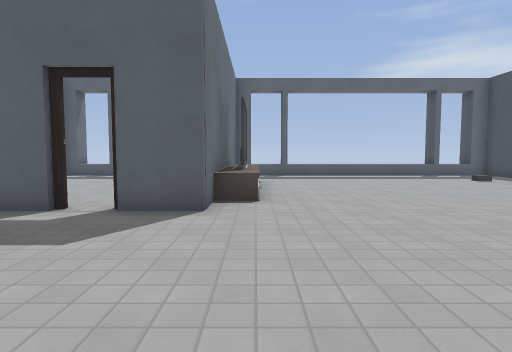
view 1 (above)

17 first-person views from a walk through a 3-D level made in the Godot game engine. The camera is 1.3 m above the floor, tilts 4° down and sees 75° across. Doors that lead somewhere are drawn open, without their leaves. The floor is counted in squares, 1.2 m on a side. Each view is taken from the middle of a square. On the plan, view 1 faces up. The plan holds only what a view shows up to about 13 squares ahead; the rest is blank. The place goes on beyond the plan. Some surface patterns are stand-ins.

view 2
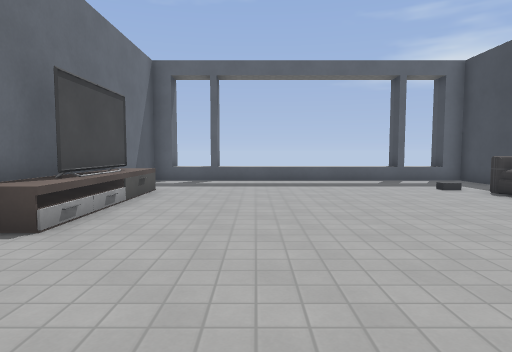

view 3
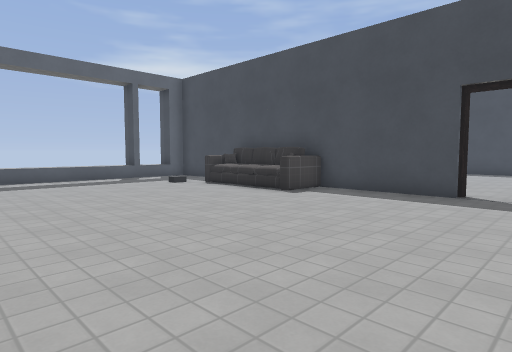

view 4
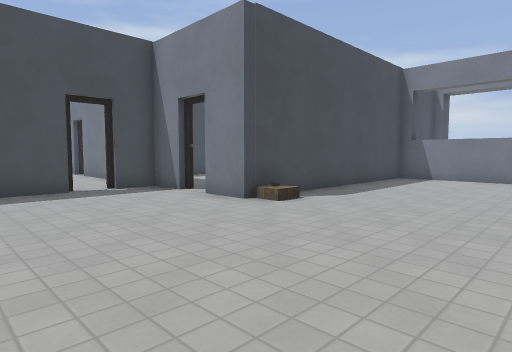

view 5
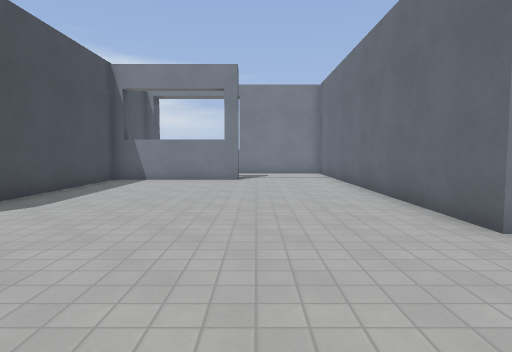

view 6
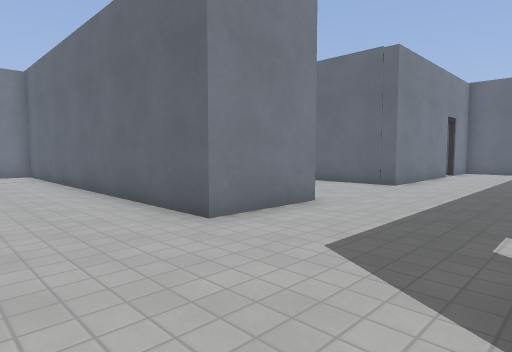

view 7
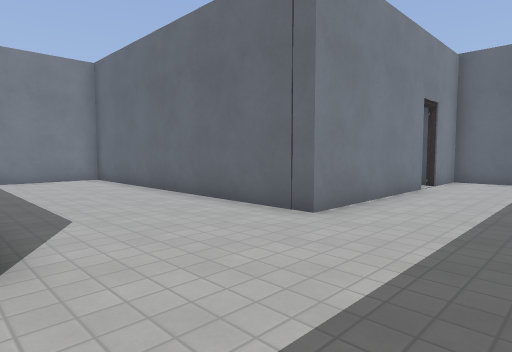

view 8
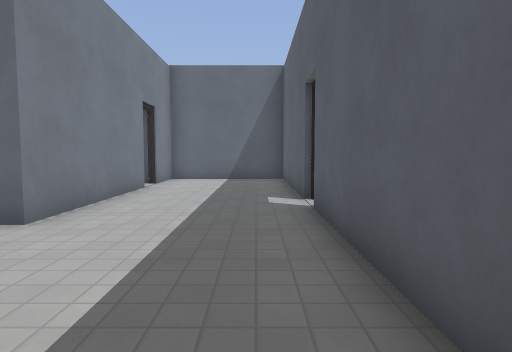

view 9
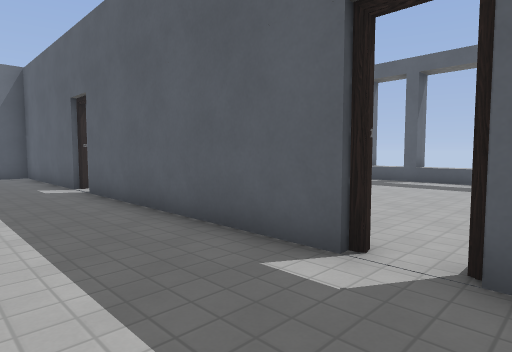

view 10
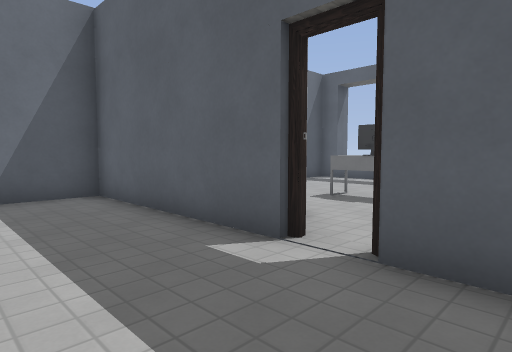

view 11
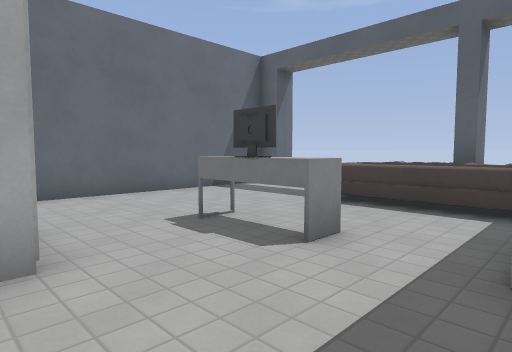

view 12
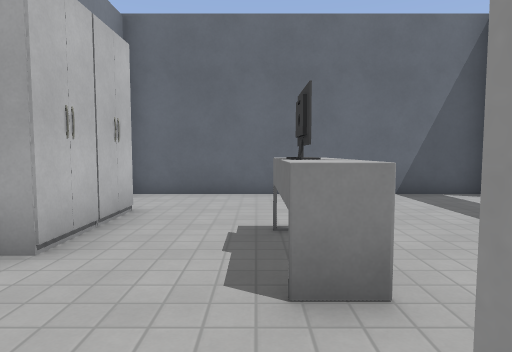

view 13
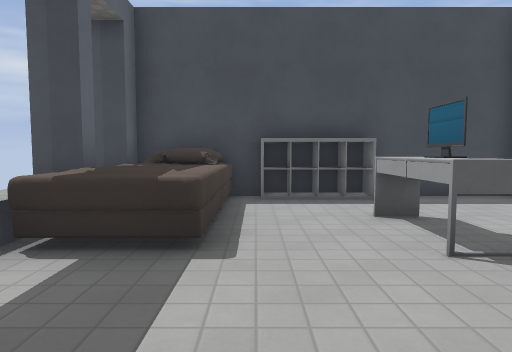

view 14
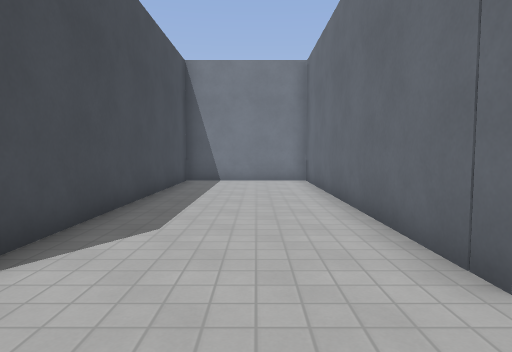

view 15
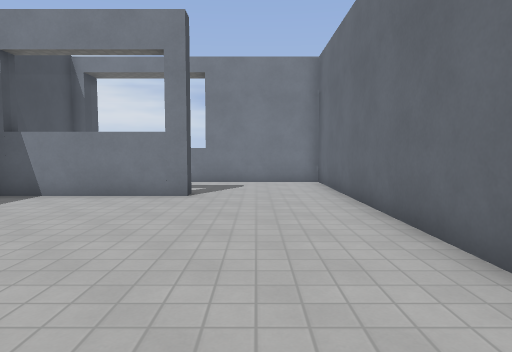

view 16
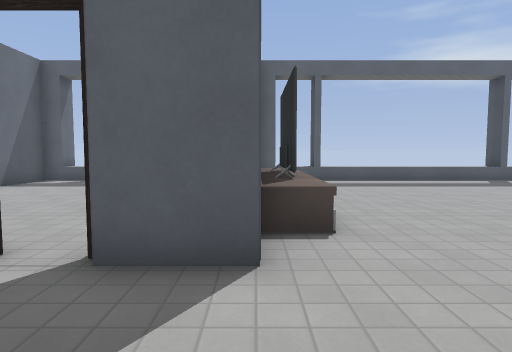

view 17
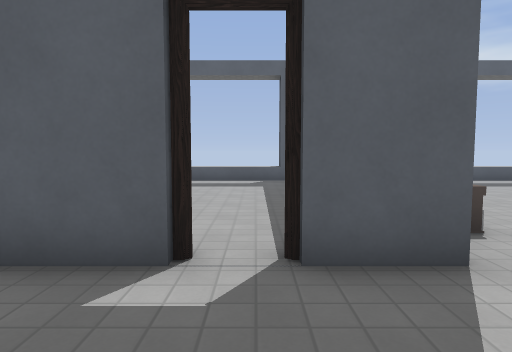

### Floor plan
Ten units are one square. View 1 is at (0, 0); x grows to the right and y downward. Boxes are objects, and circles mark ways between rooms. Rooms are numbered by the first view taken in them; rooms with no view inside come last. Other rooms are left out.
<svg viewBox="-192 -164 307 282">
<path fill="none" stroke="#000" d="M-54 -15 -23 -15 -23 113 25 113M-38 -61 -115 -61M95 -15 110 -15 110 -31M17 79 17 73 67 73 67 -15 82 -15M110 -40 110 -115M110 -80 94 -80M-127 -61 -187 -61 -187 -15 -167 -15M-154 -15 -99 -15 -99 89 -53 89 -53 -6M110 -134 110 -159 -9 -159 -9 -61 -26 -61M1 -84 1 -74 -10 -74M1 -128 1 -114M103 -97 103 -104M-108 -139 -108 -150M-108 -141 -108 -152M-101 -136 -144 -136M-97 -135 -97 -159M-118 -159 -123 -159M-97 -66 -97 -106M-179 -159 -187 -159 -187 -68M-139 -135 -144 -136 -144 -157M-128 -136 -133 -137M-127 -136 -134 -135M-115 -135 -121 -136M-114 -137 -119 -136M-108 -137 -113 -137M-76 -159 -92 -159 -92 -136M-18 -159 -75 -159"/>
<rect x="-5" y="-115" width="10" height="30" fill="#bbb"><title>TV</title></rect>
<rect x="-165" y="-75" width="10" height="10" fill="#bbb"><title>closet</title></rect>
<rect x="-155" y="-75" width="20" height="10" fill="#bbb"><title>closet</title></rect>
<rect x="-145" y="-115" width="20" height="20" fill="#bbb"><title>computer</title></rect>
<rect x="-105" y="-135" width="10" height="30" fill="#bbb"><title>shelf</title></rect>
<circle cx="-120" cy="-65" r="3" fill="#2a7"/>
<circle cx="-30" cy="-65" r="3" fill="#2a7"/>
<text x="0" y="-20">1</text>
<text x="-140" y="-110">2</text>
<text x="-50" y="-110">3</text>
</svg>
Room 1 opens to room 2. Room 1 opens to room 3.

Where each view was taken, in squares from view 1:
view 1: 0 up, 0 right, facing up
view 2: 3 up, 3 right, facing up
view 3: 2 up, 2 right, facing up-right
view 4: 7 up, 1 right, facing down-right
view 5: 6 up, 1 right, facing down
view 6: 6 up, 1 right, facing down-left
view 7: 5 up, 5 left, facing down-left
view 8: 5 up, 5 left, facing left
view 9: 3 up, 2 left, facing up-left
view 10: 3 up, 10 left, facing up-left
view 11: 7 up, 10 left, facing up-left
view 12: 10 up, 10 left, facing left
view 13: 13 up, 18 left, facing right
view 14: 4 up, 8 left, facing down
view 15: 1 up, 0 right, facing down
view 16: 3 up, 1 left, facing up
view 17: 3 up, 3 left, facing up
